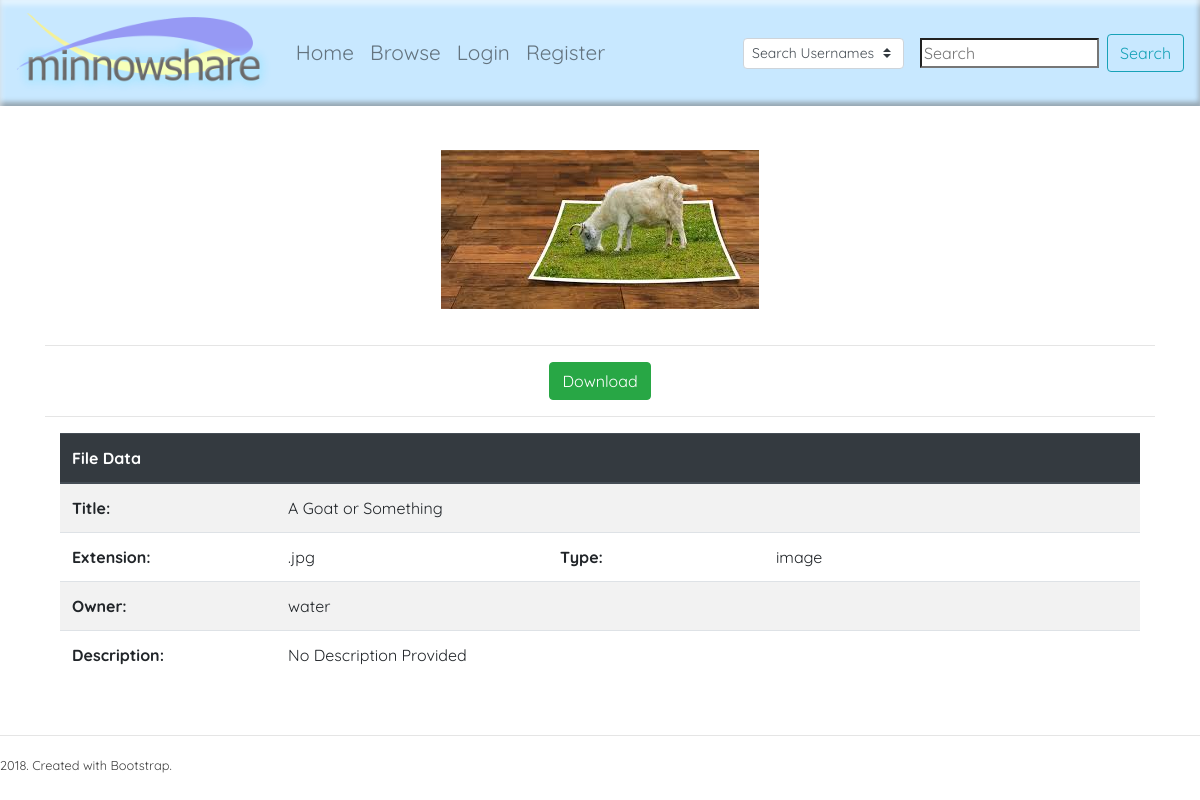
Screenshot of /file.php?share=public&file=1 with the database file from the repository.
### tables this page shows
CREATE TABLE `public_uploads` (
  `item_id` int(8) NOT NULL,
  `owner_id` int(11) NOT NULL,
  `title` varchar(40) NOT NULL,
  `short` varchar(255) DEFAULT NULL,
  `description` text,
  `file_name` varchar(255) NOT NULL
);

CREATE TABLE `users` (
  `userid` int(11) NOT NULL,
  `username` varchar(20) NOT NULL,
  `pass` varchar(64) NOT NULL,
  `email` varchar(255) NOT NULL
);

### includes/functions.php (called while the page is built, shortened)
<?php
function get_file_type($file){
    $ext = strtolower(pathinfo($file)['extension']);
    if (in_array($ext, array('png', 'jpg', 'jpeg', 'gif', 'svg', 'bmp', 'ico', 'apng'))) return 'image';
    return 'unknown';
}
?>

### file.php (the view, shortened to what this page needs)
<?php
include("header.php");
$file_id = $_GET['file'];
switch($_GET['share']){
    case 'public': case 'friends': case 'private':
        $sharetype = $_GET['share'];
        break;
}
include_once("./includes/functions.php");
require("./includes/connection.php");
$table = $sharetype . "_uploads";
$query = "SELECT owner_id, title, short, description, file_name FROM $table WHERE item_id=$file_id";
$file_data = mysqli_query($con, $query);
$file_data = mysqli_fetch_assoc($file_data);
$filename = $file_data['file_name'];
$file_type = get_file_type($filename);
$file_info = pathinfo($filename);
$owner_id = $file_data['owner_id'];
$description = $file_data['description']=="NULL" ? 'No Description Provided' : $file_data['description'];
if(! $owner_name = mysqli_query($con, "SELECT username FROM users WHERE userid=$owner_id")) back("Owner not Found");
$owner_name = mysqli_fetch_assoc($owner_name)['username'];
$path_to_file = "./uploads/$sharetype/$owner_id/";
$img = $path_to_file . $file_info['filename'] . '^@&$' . ".*";
$img = glob($img);
if($img){
    $img = $img[0];
} elseif ($file_type == 'image') {
    $img = $path_to_file . $filename;
} else {$img = "./images/".$file_type.'.jpg';
}
?>
<div class="container" align=center>
   <a href="<?php echo $img ?>">
        <img class="filepic" src="<?php echo $img ?>" alt="<?php echo $file_data['title'];?>">
    </a>
    <hr>
    <form action="scripts/download.php" method="post">
        <button type="submit" class="btn btn-success">Download</button>
    </form>
    <hr>
    <div class="container">
        <table class="table table-striped table-hover" id="fileInfo">
          <thead class="thead-dark">
            <tr>
              <th colspan="4">File Data</th>
            </tr>
          </thead>
          <tbody>
            <tr>
              <th scope="row">Title:</th>
              <td colspan="3"><?php echo $file_data['title']; ?></td>
            </tr>
            <tr>
              <th scope="row">Extension:</th>
              <td><?php echo ".".$file_info['extension']; ?></td>
              <th scope="row">Type:</th>
              <td><?php echo $file_type; ?></td>
            </tr>
            <tr>
              <th scope="row">Owner:</th>
              <td colspan="3"><a href="profile.php?user=<?php echo $owner_id; ?>"><?php echo $owner_name; ?></a></td>
            </tr>
            <tr>
            <th scope="row">Description:</th>
              <td colspan="3"><?php echo $description; ?></td>
            </tr>
          </tbody>
        </table>
   </div>
</div>
<?php include("footer.php"); ?>

### css/style.css (style rules this page uses)
html, body { height:100%; }
body { font-family: 'Quicksand', sans-serif; color: #404040; }
a { color: inherit; }
.filepic { max-width: 90%; padding: 20px 20px 20px 20px; }
table th { width: 20%; }

### rows the page displays
public_uploads: owner+file_name (picture), title "A Goat or Something", file_name "jpg", file_name "image", description "No Description Provided"
users: username "water"

### other values shown
$page "Home"
$page "Browse"
$page "Login"
$page "Register"
